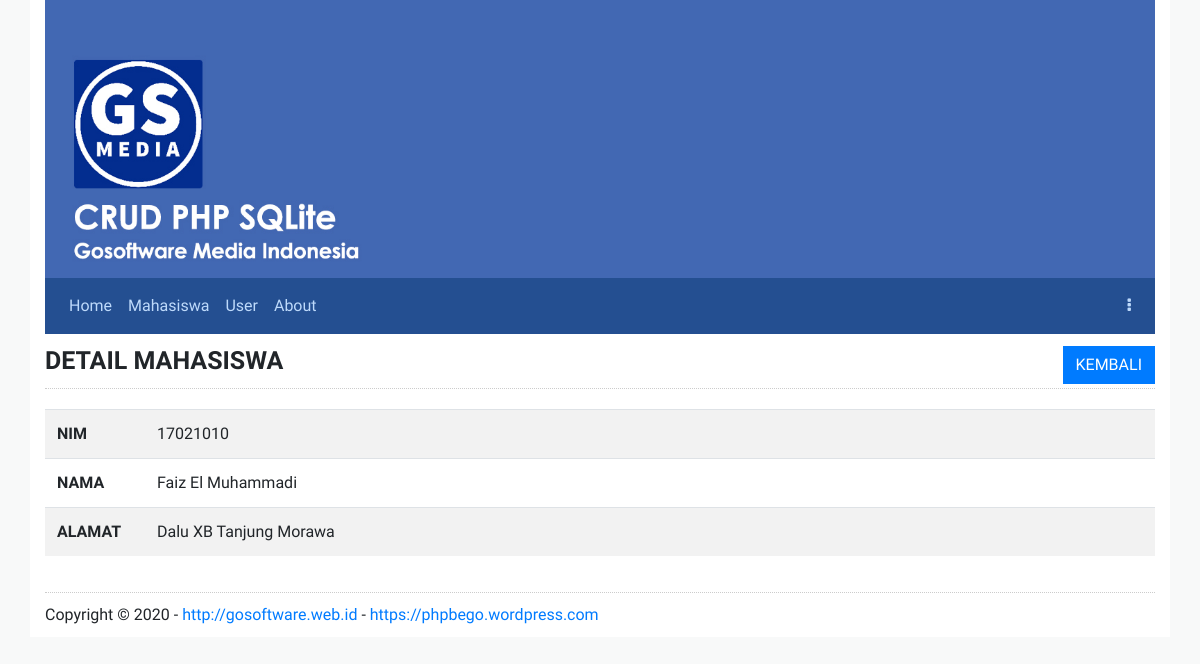
/mahasiswa/detail/1 (signed in), run on the app's committed database.
### tables this page shows
CREATE TABLE tb_mhsw (
				mhsw_id INTEGER NOT NULL PRIMARY KEY AUTOINCREMENT,
				mhsw_nim TEXT NOT NULL UNIQUE,
				mhsw_nama TEXT NOT NULL,
				mhsw_alamat TEXT NOT NULL,
				created_at TEXT DEFAULT '0000-00-00',
				updated_at TEXT DEFAULT '0000-00-00');

### inc/web.php (called while the page is built)
<?php
$route = new App\Router();
$route->add('/', function() {
	include "web_home.php";
});
$route->add('/mahasiswa', function() {
	include "mhsw_tampil.php";
});
$route->add('/mahasiswa/input', function() {
	include "mhsw_input.php";
});
$route->add('/mahasiswa/edit/.+', function($id) {
	include "mhsw_edit.php";
});
$route->add('/mahasiswa/detail/.+', function($id) {
	include "mhsw_detail.php";
});
$route->add('/user', function() {
	include "user_tampil.php";
});
$route->add('/user/input', function() {
	include "user_input.php";
});
$route->add('/user/edit/.+', function($id) {
	include "user_edit.php";
});
$route->add('/akun', function() {
	include "user_akun.php";
});
$route->add('/login', function() {
	include "web_login.php";
});
$route->add('/logout', function() {
	include "web_logout.php";
});
$route->add('/about', function() {
	include "web_about.php";
});
$route->listen();

### index.php (called while the page is built, shortened)
<?php
require_once "layout/index.php";

### app/Controller.php (called while the page is built, shortened)
<?php
class Controller {
	public function __construct()
	{
		try {
			$this->db = new PDO("sqlite:" . ROOT . "db/db.sqlite3");
		} catch (PDOException $e) {
			die ("Error ! " . $e->getMessage());
		}
	}
}

### app/Mahasiswa.php (called while the page is built, shortened)
<?php
class Mahasiswa extends Controller {
	public function detail($id)
	{
		$stmt = $this->db->prepare("SELECT * FROM tb_mhsw WHERE mhsw_id=:mhsw_id");
		$stmt->bindParam(":mhsw_id", $id);
		$stmt->execute();
		$row = $stmt->fetch();
		return $row;
	}
}

### mhsw_detail.php (the view, shortened to what this page needs)
<?php
$mhsw = new App\Mahasiswa();
$row = $mhsw->detail($id);
?>
<h2>
	DETAIL MAHASISWA
	<a href="<?php echo URL; ?>/mahasiswa" class="btn btn-primary float-right">KEMBALI</a>
</h2>
<table class="table table-striped">
	<tr>
		<th style="width: 100px;">NIM</th>
		<td><?php echo $row['mhsw_nim']; ?></td>
	</tr>
	<tr>
		<th>NAMA</th>
		<td><?php echo $row['mhsw_nama']; ?></td>
	</tr>
	<tr>
		<th>ALAMAT</th>
		<td><?php echo $row['mhsw_alamat']; ?></td>
	</tr>
</table>

### app/Router.php (shortened to what this page needs)
<?php
final class Router
{
	private array $_listUri = array();
	private array $_listCall = array();
	private string $_trim = '/\^$';
	public function add($uri, $function)
	{
		$uri = trim($uri, $this->_trim);
		$this->_listUri[] = $uri;
		$this->_listCall[] = $function;
	}
	public function listen()
	{
		$uri = isset($_REQUEST['uri']) ? $_REQUEST['uri'] : '/';
		$uri = trim($uri, $this->_trim);
		$uri = filter_var($uri, FILTER_SANITIZE_URL);
		$replacementValues = array();
		foreach ($this->_listUri as $listKey => $listUri)
		{
			if (preg_match("#^$listUri$#", $uri))
			{
				$realUri = explode('/', $uri);
				$fakeUri = explode('/', $listUri);
				foreach ($fakeUri as $key => $value)
				{
					if ($value == '.+')
					{
						$replacementValues[] = $realUri[$key];
					}
				}
				call_user_func_array($this->_listCall[$listKey], $replacementValues);
			}
		}
	}
}

### layout/assets/css/style.css (style rules this page uses)
body { font-family: 'Source Sans Pro', sans-serif; font-size: 16px; background: #F8F9F9; }
.form-control, .btn, .dropdown-menu, .alert, .card { -webkit-border-radius: 0 !important; -moz-border-radius: 0 !important; border-radius: 0 !important; }
a { text-decoration: none !important; }
h2 { font-size: 25px; font-weight: bold; padding: 12px 0; margin-bottom: 20px; border-bottom: 1px dotted #ccc; }

### data on the page
tb_mhsw: mhsw_nim "17021010", mhsw_nama "Faiz El Muhammadi", mhsw_alamat "Dalu XB Tanjung Morawa"
